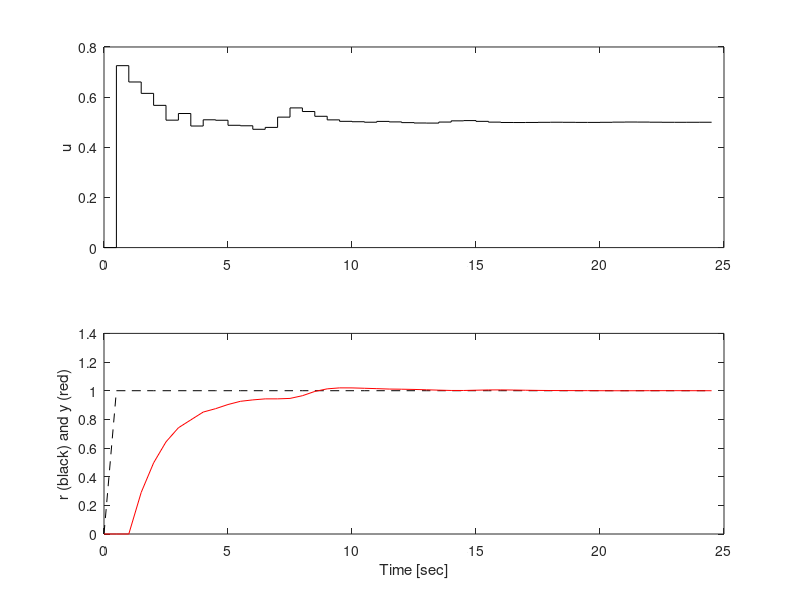

Recreate this plot in MATLAB.
%% by Bellila Ahmed Nassim, student at ENST
%On exchange at Université Laval
%Course UL GEL-7029 Prictive control under supervision of Prof. André Desbiens

%see Readme.txt to understand more the process

%%
clc;clear all;

%% Sim parameters
% sampling period
T=0.5;
% number of points to simulate
Npts=50;
 
% plant
numdp=[0 0.4]; % WITHOUT the deadtime from the ZOH
dendp=[1 -0.8];
 
% matrix to record the simulation data 
simdata=zeros(Npts,3);
% initialization
xp=zeros(max(length(dendp),length(numdp))-1,1); % plant states
% DMC
g=[ 0; 0.4; 0.7; 0.9; 1.2; 1.3; 1.5; 1.6; 1.66; 1.73; 1.78; 1.8; ...
 1.9; 2.0; 2.1; 2.0; 2.1; 1.9; 2.0; 2.1; 2.1; 1.9; 2.0; 2.0; 1.9];
 % g = recorded unit plant step response
 % g(1) = g(k=1); etc.
Lambda=0; % weight on the control moves
Hp=10; % prediction horizon
Hc=1; % control horizon 
% set-point for the whole simulation
cons=[0; 1*ones(Npts-1,1)];

%%
%Here we go 1 variable initialisation
%G*********************
G = zeros(Hp, Hc);
for j=1:Hp
    G(j,1) = g(j);
end

if Hc>1
    for i=2:Hc
        G(:,i) = [zeros(i-1,1); g(1:Hp-i+1)];
    end    
end
K = inv(G'*G + Lambda*eye(length(G'*G)))*G';
K = K(1,:);

N = 15;
f0=zeros(Hp,N-1);


%% matrix f0*************
for j=1:Hp
    for i=N:-1:2
        f0(j,N-i+1) = g(i+j-1) - g(i-1);
    end
end


%% initialisation        
Vupast = zeros(N-1,1);
Vupast1 = zeros(N-1,1);
Deltaupast = Vupast - Vupast1;
upast = 0;
%vecteur de valeurs de u (N past values and simulation values)
Vu = zeros(Npts+15,1);


%% simulation loop
for i=16:1:Npts+15
    % plant output y
    [y,xp]=filter(numdp,dendp,upast,xp);
    %%
    %here we go 2 calculate the controle u(k)
    for l=N-1:-1:1
        Vupast(N-l) = Vu(i-l);
        Vupast1(N-l) = Vu(i-l-1);
        Deltaupast = Vupast - Vupast1;
    end
    %f = y(k) + f0*Deltau
    f = f0*Deltaupast+y;
    u = K*(cons(i-15)-f) + upast;   
    upast = u;
    Vu(i)=u;
    % data recording
    simdata(i,1:3)=[cons(i-15) y u];
end


%% plot data
%Pulling back the N past values of vec simdata
simdata = simdata(16:Npts+15,:);

%figures
figure(1);
t=T*(0:Npts-1)';
subplot(211);
stairs(t,simdata(:,3),'k-');
ylabel('u');
subplot(212);
plot(t,cons,'k--',t,simdata(:,2),'r-');
ylabel('r (black) and y (red)');
xlabel('Time [sec]'); 